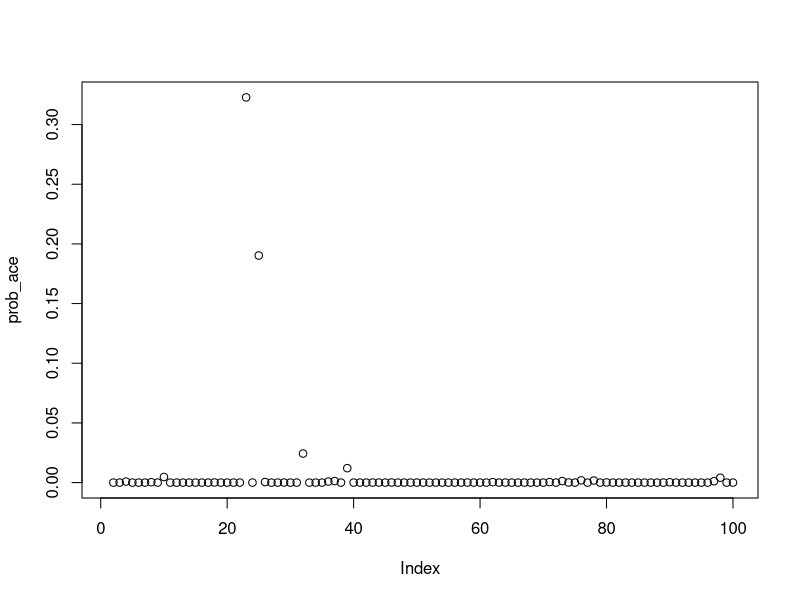
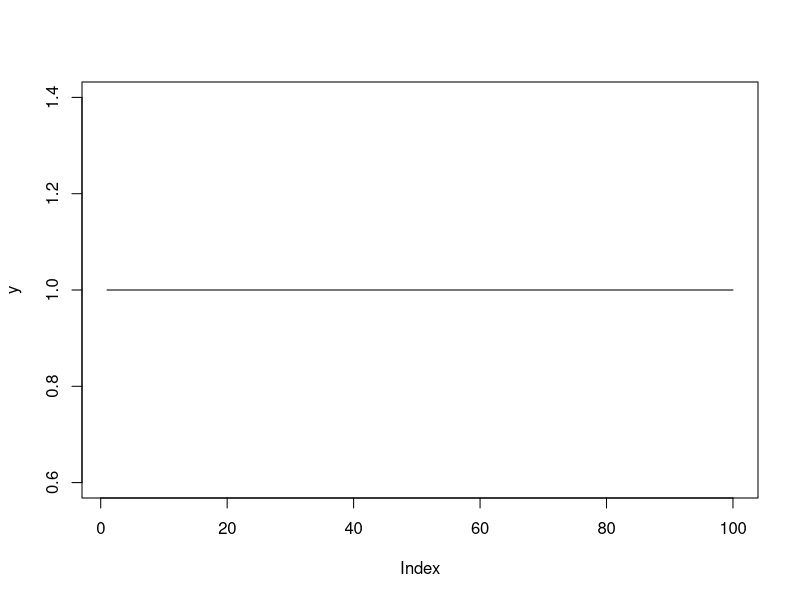
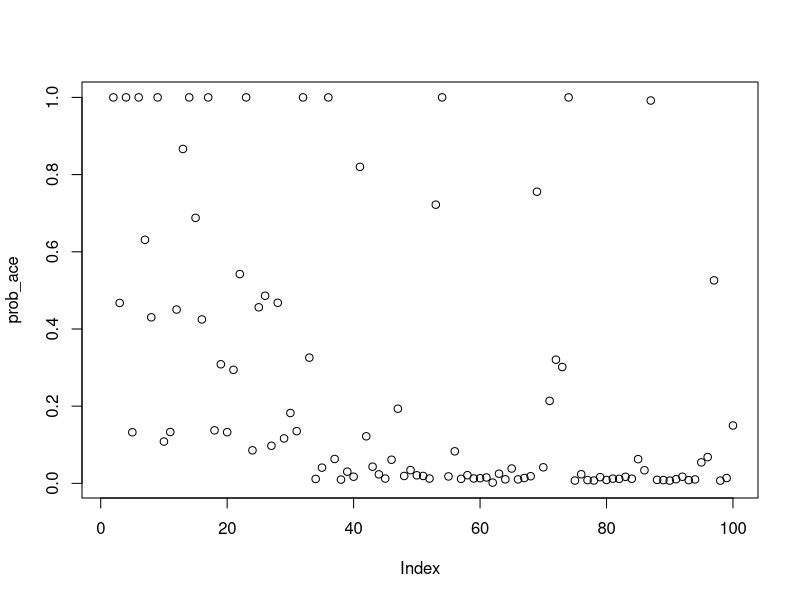
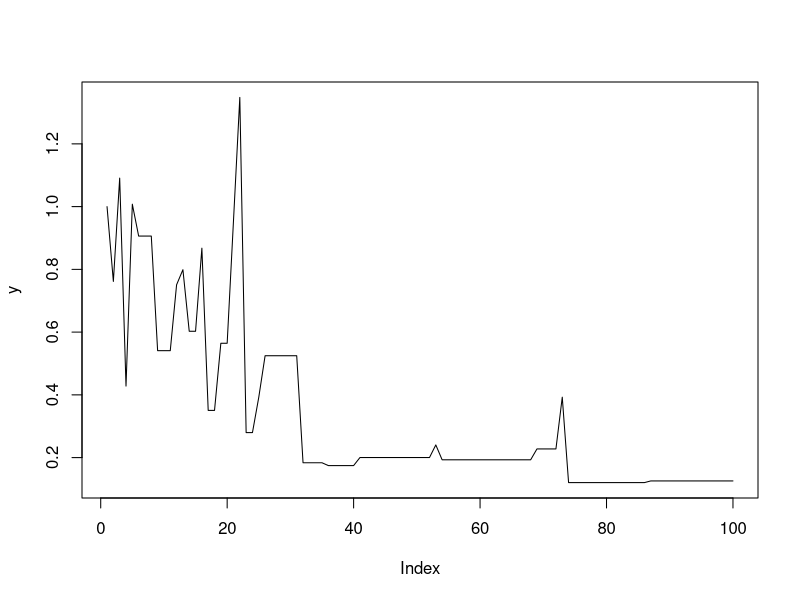
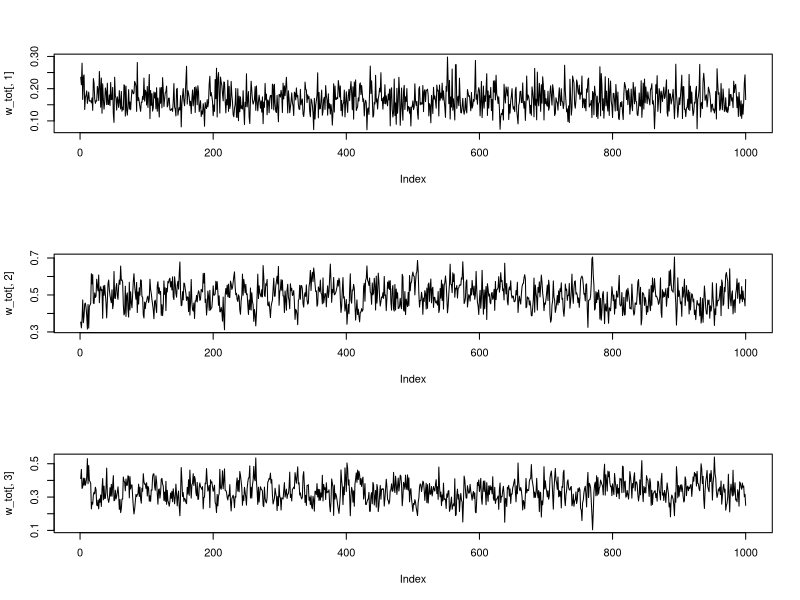
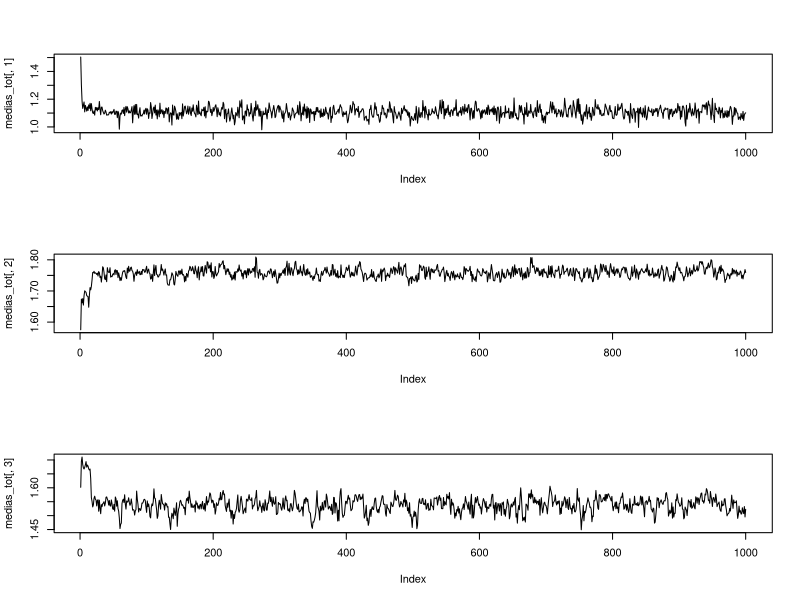
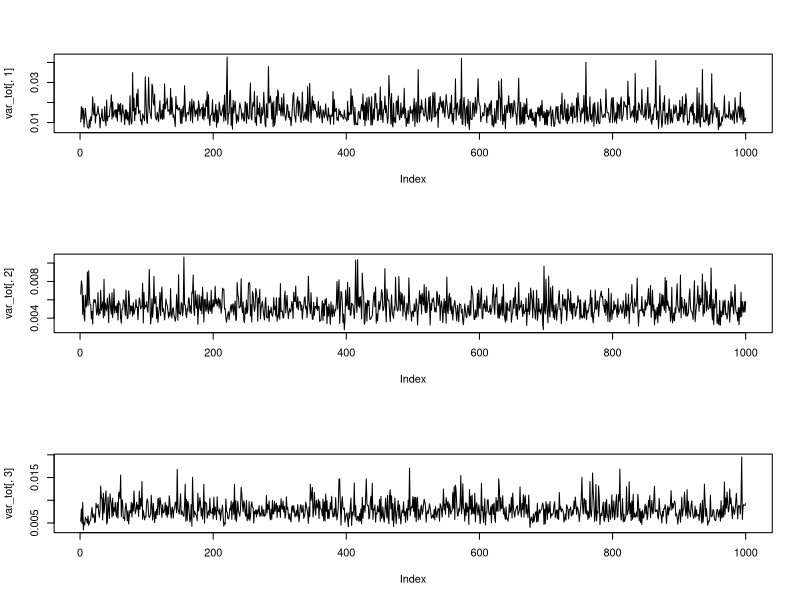
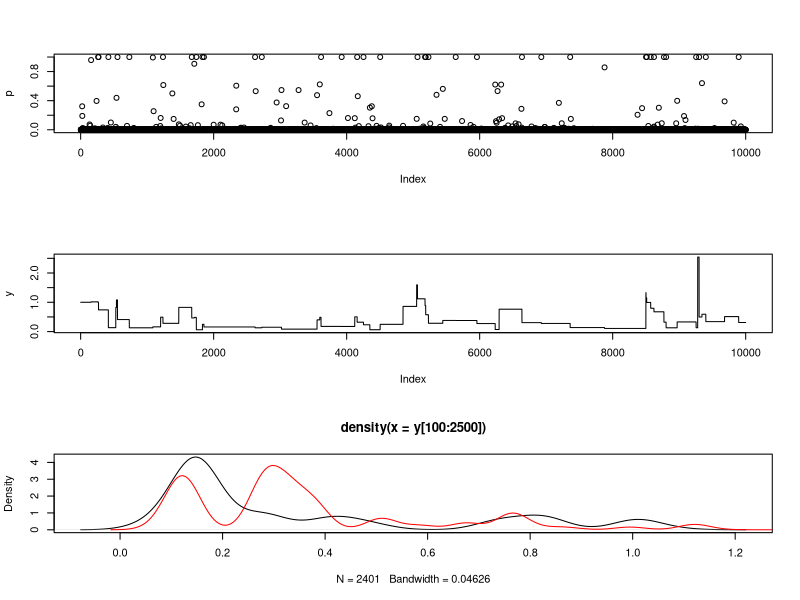

Here is the R script that generated these plots, in order:
#
##### Algoritmo Metropolis-Hastings para simular valores da qui-quadrado inversa usando a uniforme
#
fdpfunction<-function(nu,x) x^{-nu/2-1}*exp(-1/(2*x))
#
iter<-100
y<-NULL
prob_ace<-NULL
y[1]<-1
aceit<-0
set.seed(10)
for (i in 2:iter){
	x_prop<-runif(1,0,100)
	u<-runif(1,0,1)
	prob_ace[i]<-min(1,fdpfunction(5,x_prop)/fdpfunction(5,y[i-1]))
	if (u<=prob_ace[i]){
		y[i]<-x_prop
		aceit<-aceit+1} else y[i]<-y[i-1]}
plot(prob_ace)
taxa_aceit<-aceit/iter
taxa_aceit
#
plot(y,type='l') # depois para tamanho de amostra n=10000
#
##### algoritmo MH para simular valores da qui-quadrado inversa usando a gama
#
iter<-100
y<-NULL
prob_ace<-NULL
y[1]<-1
aceit<-0
set.seed(10)
for (i in 2:iter){
	x_prop<-rgamma(1,2,2)
	u<-runif(1,0,1)
	prob_ace[i]<-min(1,(fdpfunction(5,x_prop)*dgamma(y[i-1],2,2))/(fdpfunction(5,y[i-1])*dgamma(x_prop,2,2)))
	if (u<=prob_ace[i]){
		y[i]<-x_prop
		aceit<-aceit+1} else y[i]<-y[i-1]}
plot(prob_ace)
taxa_aceit<-aceit/iter
taxa_aceit
#
plot(y,type='l') # depois para tamanho de amostra n=10000
#
####### Por Monte Carlo
#
mean(y) # média da distribuição
var(y) # var da distribuição
#
####################################
#
###############################
# Exemplo modelo de mistura GS - amostra de tamanho 100
###############################
##
set.seed(100)
altura<-c(rnorm(40,1.80,0.10),rnorm(40,1.60,0.05),rnorm(20,1.20,0.13))
grupo_real<-c(rep("M",40),rep("F",40),rep("C",20))
#hist(altura)
#
############## funções úteis para o GS
#
# simula valores de uma distribuição discreta
#
rDiscreta<-function(p){
 u<-runif(1)
 P<-cumsum(p)
 val<-sum(P<u)+1
 val}
#
# calcula média, lambda, a e beta da distribuição a posteriori Normal Gama Inversa,
#
postparamvarunyis<-function(yi,mu0,lambda0,a0,b0,nki){
	ykmean<-mean(yi)
	yksumsquar<-sum(yi**2)
	munew<-((ykmean*nki)+(lambda0*mu0))/(lambda0+nki)
	lambdanew<-lambda0+nki
	anew<-a0+(nki/2)
	s2<-yksumsquar-(nki*ykmean**2)
	bnew<-b0+(s2+((nki*lambda0*(ykmean-mu0)**2)/(lambda0+nki)))/2
	list(munew,lambdanew,anew,bnew)}
#
# simula vetores da distribuição Dirichlet
#
rDiric<-function(gama){
  X<-rgamma(length(gama),gama,1)
  Y<-X/sum(X)
  return(Y)}
#
#### valores dos hiperparametros e chutes iniciais
#
y<-altura
K<-3
lambda0<-0.5
mu0<-0
a0<-3
b0<-6
gama<-rep(1,K)
#
set.seed(100)
S<-sample(1:3,length(y),replace=T)
S_tot<-S
table(S)
table(S,grupo_real)
n_k<-NULL
for (k in 1:K) n_k[k]<-sum(S==k)
#
ws<-rDiric(n_k+gama)
w_tot<-ws
#
medias<-NULL
variancias<-NULL
set.seed(100)
for (k in 1:K){
	if (n_k[k]>0){
		par_ngi<-postparamvarunyis(y[S==k],mu0,lambda0,a0,b0,n_k[k])
		variancias[k]<-1/rgamma(1,par_ngi[[3]],1/par_ngi[[4]])
		medias[k]<-rnorm(1,par_ngi[[1]],sqrt(variancias[k]/par_ngi[[2]]))} else {
		variancias[k]<-1/rgamma(1,a0,1/b0)
		medias[k]<-rnorm(1,mu0,sqrt(variancias[k]/lambda0))}}
var_tot<-variancias
medias_tot<-medias
#
library(compiler)
enableJIT(3)
#
iter<-1000
set.seed(100)
for (it in 2:iter){
	#
	## atualiza os Ss
	#
	for (i in 1:length(y)){
		probs<-ws*dnorm(y[i],medias,sqrt(variancias))
		probs<-probs/sum(probs)
	    S[i]<-rDiscreta(probs)}
	S_tot<-rbind(S_tot,S)
	#
	## atualiza os ws
	#
	for (k in 1:K) n_k[k]<-sum(S==k)
	ws<-rDiric(n_k+gama)
	w_tot<-rbind(w_tot,ws)
	#
	## atualiza as médias e variâncias
	#
	for (k in 1:K){
	if (n_k[k]>0){
		par_ngi<-postparamvarunyis(y[S==k],mu0,lambda0,a0,b0,n_k[k])
		variancias[k]<-1/rgamma(1,par_ngi[[3]],1/par_ngi[[4]])
		medias[k]<-rnorm(1,par_ngi[[1]],sqrt(variancias[k]/par_ngi[[2]]))} else {
		variancias[k]<-1/rgamma(1,a0,1/b0)
		medias[k]<-rnorm(1,mu0,sqrt(variancias[k]/lambda0))}}
	var_tot<-rbind(var_tot,variancias)
	medias_tot<-rbind(medias_tot,medias)
}
table(S,grupo_real)
#
par(mfrow=c(3,1))
plot(w_tot[,1],type='l')
plot(w_tot[,2],type='l')
plot(w_tot[,3],type='l')
apply(w_tot,2,mean)
#
par(mfrow=c(3,1))
plot(medias_tot[,1],type='l')
plot(medias_tot[,2],type='l')
plot(medias_tot[,3],type='l')
apply(medias_tot,2,mean)
#
par(mfrow=c(3,1))
plot(var_tot[,1],type='l')
plot(var_tot[,2],type='l')
plot(var_tot[,3],type='l')
apply(var_tot,2,mean)
#
################ Exemplo da convergência
#
##### MH para simular valores da qui-quadrado inversa usando a uniforme
#
fdpfunction<-function(nu,x) x^{-nu/2-1}*exp(-1/(2*x))
#
n<-10000
y<-NULL
p<-NULL
y[1]<-1
aceit<-0
set.seed(10)
for (i in 2:n){
	x_prop<-runif(1,0,100)
	u<-runif(1,0,1)
	p[i]<-min(1,fdpfunction(5,x_prop)/fdpfunction(5,y[i-1]))
	if (u<=p[i]){ y[i]<-x_prop
		aceit<-aceit+1}  else y[i]<-y[i-1]}
plot(p)
aceit
#
### Gráfico do traço
#
plot(y,type='l') # depois para tamanho de amostra n=10000
#
### sobreposição de histogramas ou densidades estimadas
#
plot(density(y[100:2500]))
lines(density(y[5000:10000]),col='red')
#
library(coda)
yf<-mcmc(y[100:10000])
geweke.diag(yf)
#
# Análise de autocorrelação
#
autocorr(yf)
autocorr.plot(yf)
#
##### MH para simular valores da qui-quadrado inversa usando a gama
#
n<-10000
y<-NULL
p<-NULL
y[1]<-1
aceit<-0
set.seed(10)
for (i in 2:n){
	x_prop<-rgamma(1,2,2)
	u<-runif(1,0,1)
	p[i]<-min(1,(fdpfunction(5,x_prop)*dgamma(y[i-1],2,2))/(fdpfunction(5,y[i-1])*dgamma(x_prop,2,2)))
	if (u<=p[i]){ y[i]<-x_prop
		aceit<-aceit+1}  else y[i]<-y[i-1]}
plot(p)
aceit
#
### Gráfico do traço
#
plot(y,type='l') # depois para tamanho de amostra n=10000
#
### sobreposição de histogramas ou densidades estimadas
#
plot(density(y[100:2500]))
lines(density(y[5000:10000]),col='red')
#
library(coda)
yf<-mcmc(y[100:10000])
geweke.diag(yf)
#
# Análise de autocorrelação
#
autocorr(yf)
autocorr.plot(yf)
#
